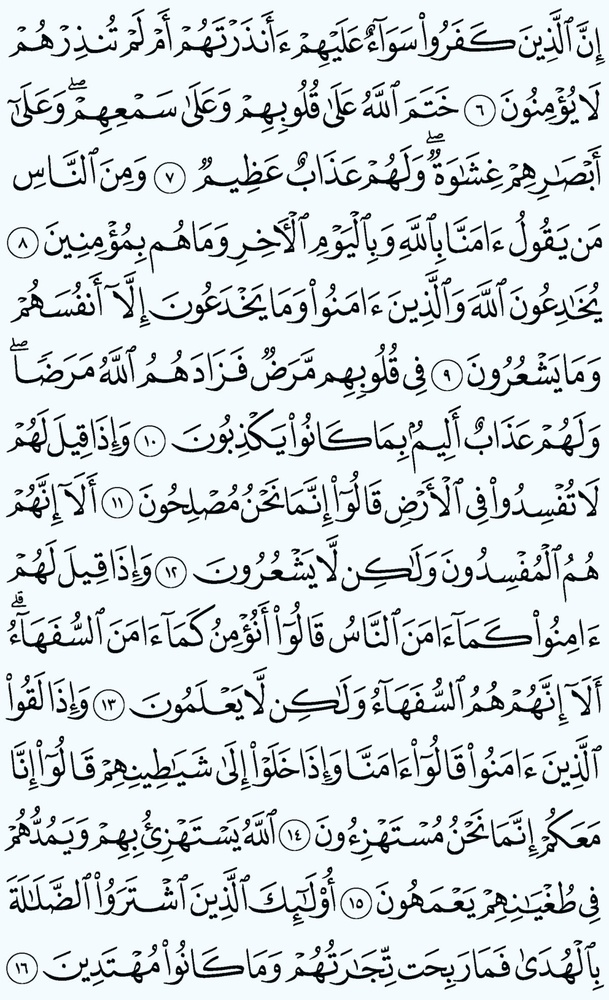
#> input picture mushaf/p003.jpg, 609 x 1000 px, shrunk from 1200 x 1971 before the run
$ python 3-id-number.py
#> lines starting #> are read from the running program, lines starting #| are printed output that depends on the picture; after the words box and inside, x2 and y2 are one past the last pixel; in counts of white or black regions, pixels touching at a corner belong together
import cv2
import numpy as np
import json

IMAGE_PATH = "mushaf/p003.jpg"
OUTPUT_JSON = "filtered_boxes.json"

MIN_RADIUS = 18
MAX_RADIUS = 35

img = cv2.imread(IMAGE_PATH)
#> img is the input picture: shape (1000, 609, 3); mean B, G, R 225.6, 222.9, 215.9
gray = cv2.cvtColor(img, cv2.COLOR_BGR2GRAY)

blur = cv2.GaussianBlur(gray, (9, 9), 2)
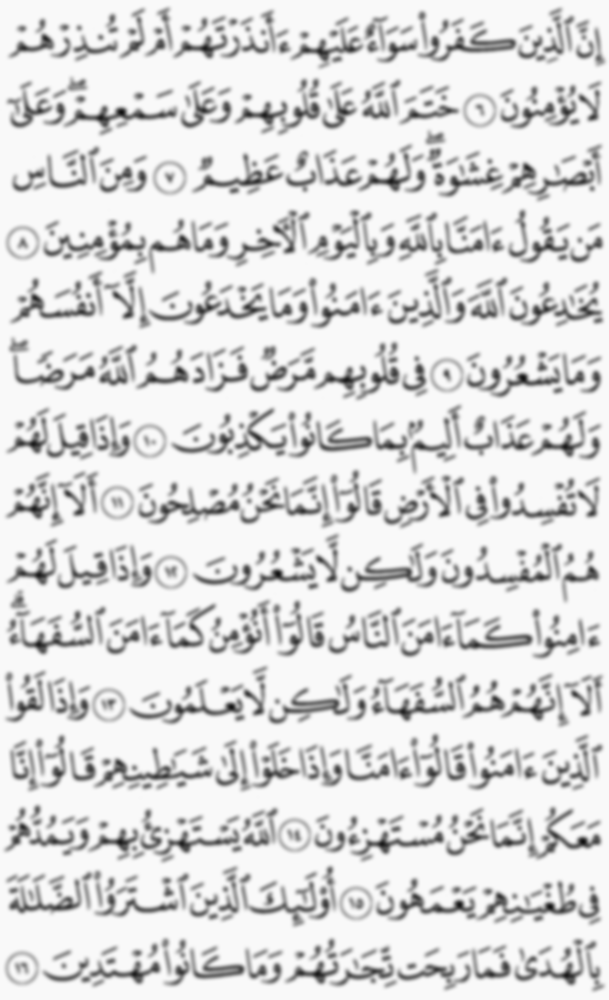
#> blur: shape (1000, 609); min 16, max 249, mean 221.2

# Binary image (important for filtering)
_, thresh = cv2.threshold(gray, 150, 255, cv2.THRESH_BINARY_INV)
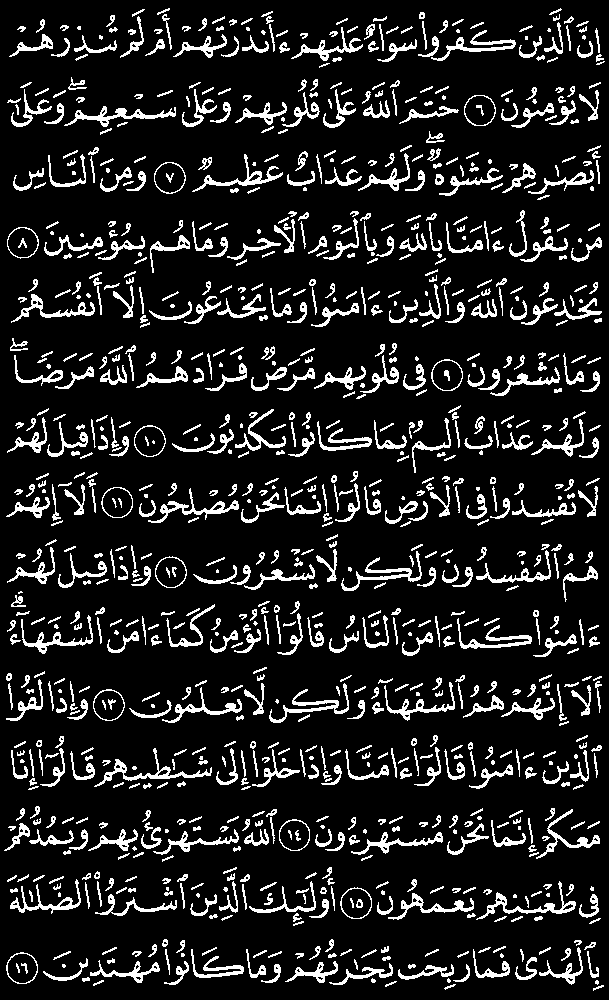
#> thresh: shape (1000, 609); 12.3% white in thin lines or dots

circles = cv2.HoughCircles(
    blur,
    cv2.HOUGH_GRADIENT,
    dp=1.2,
    minDist=60,
    param1=100,
    param2=28,
    minRadius=MIN_RADIUS,
    maxRadius=MAX_RADIUS
)
#> circles = 20 rows, first 8: [191.4, 420.6, 31.68], [214.2, 544.2, 34.32], [165, 348.6, 29.04], [61.8, 948.6, 27.36], [171, 287.4, 32.88], [222.6, 154.2, 31.68], [148.2, 882.6, 30.36], [149.4, 678.6, 34.32]

results = []

if circles is not None:
    circles = np.round(circles[0, :]).astype("int")
#> circles = 20 rows, first 8: [191, 421, 32], [214, 544, 34], [165, 349, 29], [62, 949, 27], [171, 287, 33], [223, 154, 32], [148, 883, 30], [149, 679, 34]

    for i, (x, y, r) in enumerate(circles):

        # === Extract ROI ===
        x0 = max(0, x - r)
        y0 = max(0, y - r)
        x1 = min(img.shape[1], x + r)
        y1 = min(img.shape[0], y + r)

        roi = thresh[y0:y1, x0:x1]

        # === FILTER 1: pixel density ===
        black_pixels = np.sum(roi > 0)
        area = roi.shape[0] * roi.shape[1]
        density = black_pixels / area

        # Ayah circles have LOW density (mostly white)
        if density > 0.35:
            continue

        # === FILTER 2: circular mask check ===
        mask = np.zeros_like(roi)
        cv2.circle(mask, (r, r), r, 255, -1)

        inside_pixels = np.sum((roi > 0) & (mask > 0))
        ratio = inside_pixels / (np.pi * r * r)

        # Too messy inside → likely text
        if ratio > 0.5:
            continue

        # === PASS ===
        w = 2 * r
        h = 2 * r

        results.append({
            "id": int(len(results) + 1),
            "x": int(x0),
            "y": int(y0),
            "width": int(w),
            "height": int(h)
        })

        # Draw accepted
        cv2.circle(img, (x, y), r, (0, 255, 0), 2)
        cv2.rectangle(img, (x0, y0), (x0 + w, y0 + h), (255, 0, 0), 2)
#> this loop made 20 passes
#> (x, y, r, x0, y0, x1, y1, black_pixels) on passes 1 to 12: (191, 421, 32, 159, 389, 223, 453, 350), (214, 544, 34, 180, 510, 248, 578, 407), (165, 349, 29, 136, 320, 194, 378, 275), (62, 949, 27, 35, 922, 89, 976, 165), (171, 287, 33, 138, 254, 204, 320, 448), (223, 154, 32, 191, 122, 255, 186, 445), (148, 883, 30, 118, 853, 178, 913, 482), (149, 679, 34, 115, 645, 183, 713, 263), (43, 764, 20, 23, 744, 63, 784, 367), (407, 951, 24, 383, 927, 431, 975, 212), (431, 424, 21, 410, 403, 452, 445, 178), (22, 244, 19, 3, 225, 41, 263, 167)
#> pass 1, `roi = thresh[y0:y1, x0:x1]`:
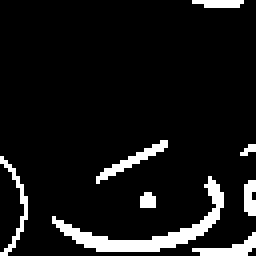
#> roi: shape (64, 64) (shown 4 times larger); 8.5% white; 8 white regions (2 under 20 px), largest, box (x1, y1, x2, y2) and area: (13, 44, 56, 63) 163, (24, 35, 42, 46) 44, (48, 58, 64, 64) 39, (0, 39, 7, 64) 38, (61, 45, 64, 54) 23, (48, 0, 61, 2) 22
#> pass 2, `roi = thresh[y0:y1, x0:x1]`:
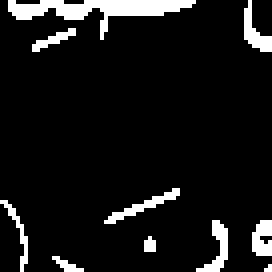
#> roi: shape (68, 68) (shown 4 times larger); 8.8% white; 10 white regions (3 under 20 px), largest, box (x1, y1, x2, y2) and area: (2, 0, 49, 10) 170, (26, 47, 45, 56) 41, (49, 55, 57, 68) 41
#> pass 3, `roi = thresh[y0:y1, x0:x1]`:
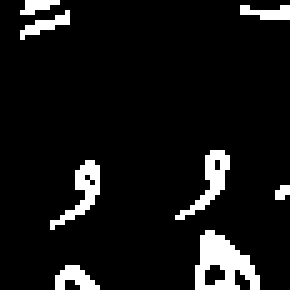
#> roi: shape (58, 58) (shown 5 times larger); 8.2% white in thin lines or dots
#> after the loop:
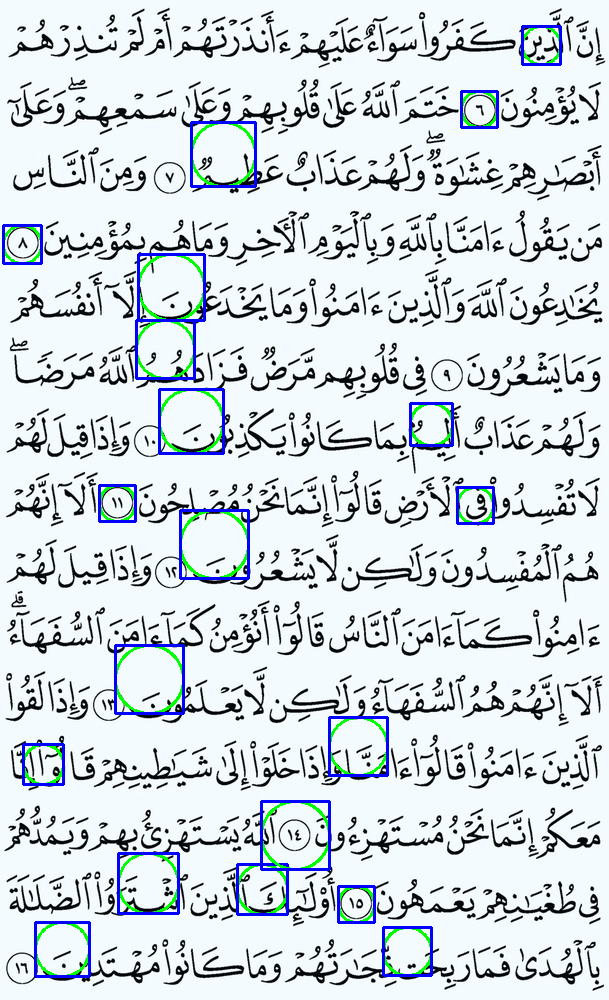
#> img: shape (1000, 609, 3); 2.91% of pixels changed, all inside (x1, y1, x2, y2) = (2, 25, 562, 978)
#> after the loop:
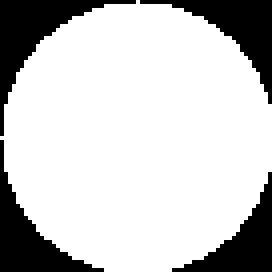
#> mask: shape (68, 68) (shown 4 times larger); 78.4% white; 4 black regions, box (x1, y1, x2, y2) and area: (0, 0, 34, 34) 284, (35, 0, 68, 26) 250, (0, 35, 26, 68) 250, (43, 43, 68, 68) 217
#> after the loop, results = 20 items

# Save
with open(OUTPUT_JSON, "w") as f:
    json.dump({"boxes": results}, f, indent=2)

print(f"Final filtered circles: {len(results)}")
#| Final filtered circles: 20

cv2.imshow("Filtered", img)
cv2.waitKey(0)
cv2.destroyAllWindows()

$ run again, with mushaf/p004.jpg copied over mushaf/p003.jpg
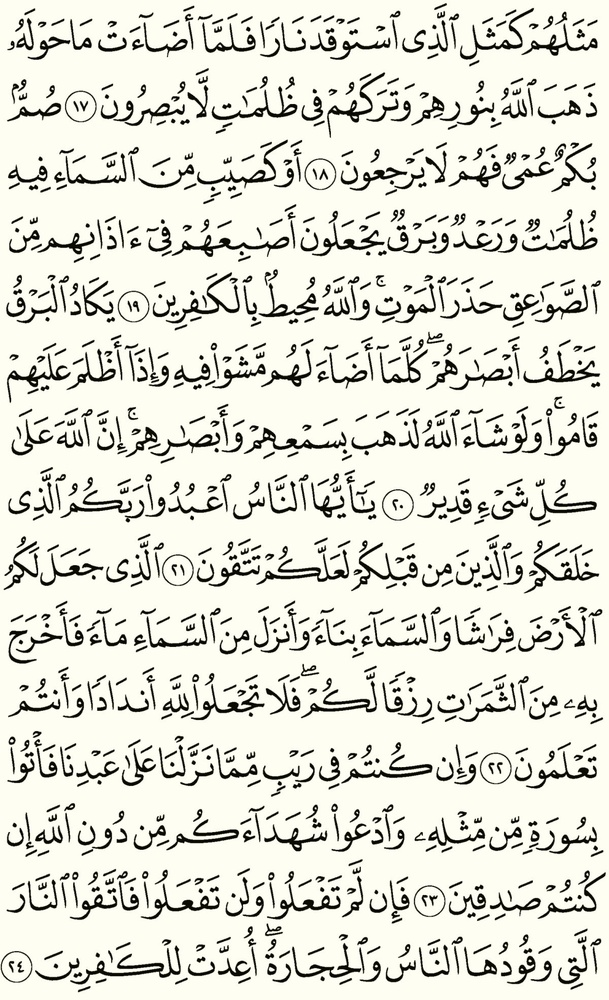
#> input picture mushaf/p004.jpg, 609 x 1000 px, shrunk from 1200 x 1971 before the run
#> img is the input picture: shape (1000, 609, 3); mean B, G, R 213.8, 224.5, 224.5
#> `_, thresh = cv2.threshold(gray, 150, 255, cv2.THRESH_BINARY_INV)`:
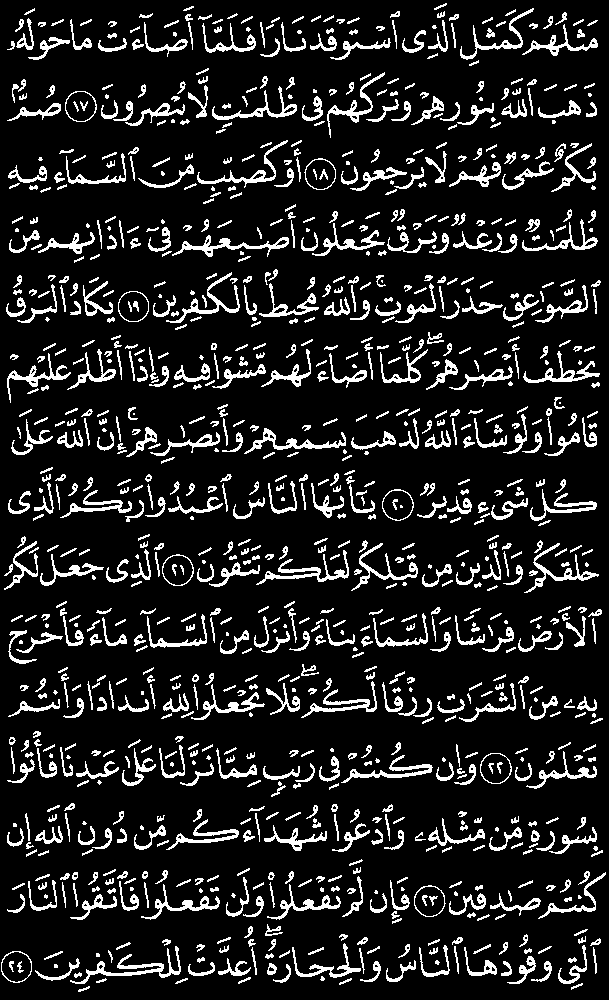
#> thresh: shape (1000, 609); 12.6% white in thin lines or dots
#> `circles = cv2.HoughCircles( blur, cv2.HOUGH_GRADIENT, dp=1.2, minDist=..`: circles = 15 rows, first 8: [159, 154.2, 34.32], [36.6, 678.6, 33], [53.4, 954.6, 26.28], [562.2, 882.6, 30.36], [97.8, 349.8, 31.68], [503.4, 430.2, 24.84], [407.4, 696.6, 19.44], [275.4, 750.6, 29.04]
#> `circles = np.round(circles[0, :]).astype("int")`: circles = 15 rows, first 8: [159, 154, 34], [37, 679, 33], [53, 955, 26], [562, 883, 30], [98, 350, 32], [503, 430, 25], [407, 697, 19], [275, 751, 29]
#> the loop `for i, (x, y, r) in enumerate(circles):` made 15 passes
#> (x, y, r, x0, y0, x1, y1, black_pixels) on passes 1 to 8: (159, 154, 34, 125, 120, 193, 188, 546), (37, 679, 33, 4, 646, 70, 712, 588), (53, 955, 26, 27, 929, 79, 981, 292), (562, 883, 30, 532, 853, 592, 913, 520), (98, 350, 32, 66, 318, 130, 382, 615), (503, 430, 25, 478, 405, 528, 455, 485), (407, 697, 19, 388, 678, 426, 716, 314), (275, 751, 29, 246, 722, 304, 780, 314)
#> after the loop `for i, (x, y, r) in enumerate(circles):`:
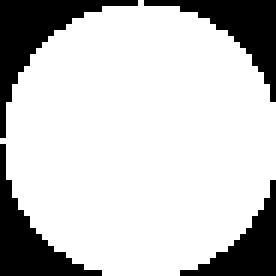
#> mask: shape (46, 46) (shown 6 times larger); 78% white; 4 black regions, box (x1, y1, x2, y2) and area: (0, 0, 23, 23) 139, (24, 0, 46, 17) 116, (0, 24, 17, 46) 116, (30, 30, 46, 46) 94
#> after the loop `for i, (x, y, r) in enumerate(circles):`: results = 15 items
#| Final filtered circles: 15

$ run again, with mushaf/p005.jpg copied over mushaf/p003.jpg
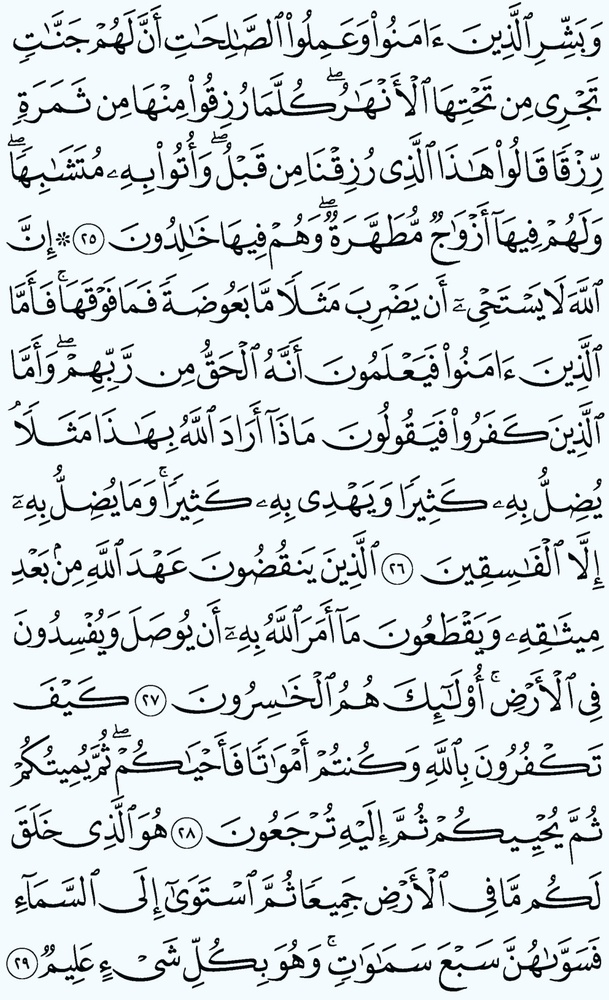
#> input picture mushaf/p005.jpg, 609 x 1000 px, shrunk from 1200 x 1971 before the run
#> img is the input picture: shape (1000, 609, 3); mean B, G, R 226.1, 223.4, 216.3
#> `_, thresh = cv2.threshold(gray, 150, 255, cv2.THRESH_BINARY_INV)`:
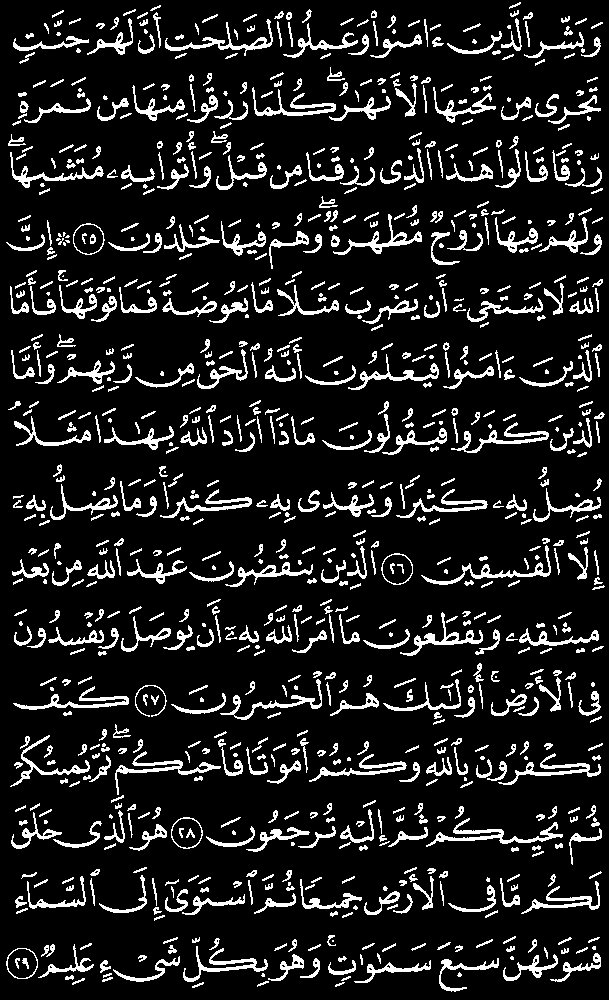
#> thresh: shape (1000, 609); 12.1% white; 967 white regions (118 under 20 px), largest, box (x1, y1, x2, y2) and area: (426, 818, 563, 847) 853, (115, 751, 221, 795) 697, (421, 545, 551, 585) 679
#> `circles = cv2.HoughCircles( blur, cv2.HOUGH_GRADIENT, dp=1.2, minDist=..`: circles = 29 rows, first 8: [360.6, 216.6, 30.36], [75, 816.6, 31.56], [129, 216.6, 34.32], [136.2, 949.8, 31.68], [209.4, 550.2, 31.56], [119.4, 882.6, 30.36], [41.4, 288.6, 20.88], [24.6, 216.6, 34.32]
#> `circles = np.round(circles[0, :]).astype("int")`: circles = 29 rows, first 8: [361, 217, 30], [75, 817, 32], [129, 217, 34], [136, 950, 32], [209, 550, 32], [119, 883, 30], [41, 289, 21], [25, 217, 34]
#> the loop `for i, (x, y, r) in enumerate(circles):` made 29 passes
#> (x, y, r, x0, y0, x1, y1, black_pixels) on passes 1 to 8: (361, 217, 30, 331, 187, 391, 247, 555), (75, 817, 32, 43, 785, 107, 849, 394), (129, 217, 34, 95, 183, 163, 251, 435), (136, 950, 32, 104, 918, 168, 982, 403), (209, 550, 32, 177, 518, 241, 582, 374), (119, 883, 30, 89, 853, 149, 913, 375), (41, 289, 21, 20, 268, 62, 310, 360), (25, 217, 34, 0, 183, 59, 251, 378)
#> after the loop `for i, (x, y, r) in enumerate(circles):`:
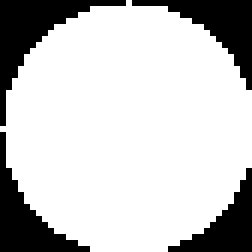
#> mask: shape (42, 42) (shown 6 times larger); 77.7% white; 4 black regions, box (x1, y1, x2, y2) and area: (0, 0, 21, 21) 119, (22, 0, 42, 15) 98, (0, 22, 15, 42) 98, (28, 28, 42, 42) 78
#> after the loop `for i, (x, y, r) in enumerate(circles):`: results = 29 items
#| Final filtered circles: 29

$ run again, with mushaf/circle.png saved as mushaf/p003.jpg
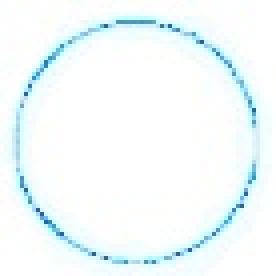
#> input picture mushaf/circle.png, 69 x 69 px (shown 4 times larger)
#> img is the input picture: shape (69, 69, 3); mean B, G, R 252.5, 251, 243
#> thresh: shape (69, 69); 1.5% white in thin lines or dots, all inside (x1, y1, x2, y2) = (5, 5, 64, 66)
#> `circles = cv2.HoughCircles( blur, cv2.HOUGH_GRADIENT, dp=1.2, minDist=..`: circles = [[34.2, 35.4, 32.88]]
#> `circles = np.round(circles[0, :]).astype("int")`: circles = [[34, 35, 33]]
#> the loop `for i, (x, y, r) in enumerate(circles):` made 1 pass
#> (x, y, r, x0, y0, x1, y1, black_pixels) on pass 1: (34, 35, 33, 1, 2, 67, 68, 70)
#> after the loop `for i, (x, y, r) in enumerate(circles):`:
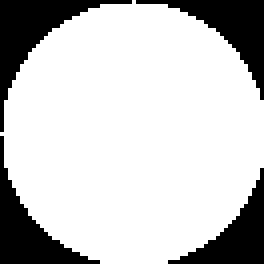
#> mask: shape (66, 66) (shown 4 times larger); 78.2% white; 4 black regions, box (x1, y1, x2, y2) and area: (0, 0, 33, 33) 270, (34, 0, 66, 25) 237, (0, 34, 25, 66) 237, (42, 42, 66, 66) 205
#> after the loop `for i, (x, y, r) in enumerate(circles):`: results = 1 item
#| Final filtered circles: 1
